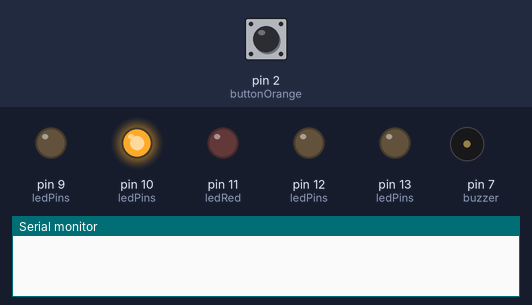
This sketch was run on a simulated Arduino Uno, built with avr-gcc and run on an emulated ATmega328P. On the bench: output pins drawn as LEDs (lit = HIGH), buzzer (waves = sounding), the last lines printed to the serial monitor. Dashed ring = blinking. The inputs (shaded band) are chosen by the test bench; at power-on: pin 2 (buttonOrange) LOW.

Above: at 1.6 s.
1.7 s: pin 2 (buttonOrange) pulled HIGH for 0.5 s
At 2.2 s:
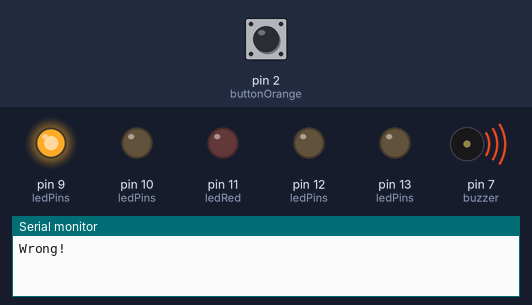
5.2 s: pin 2 (buttonOrange) pulled HIGH for 1 s
At 5.4 s:
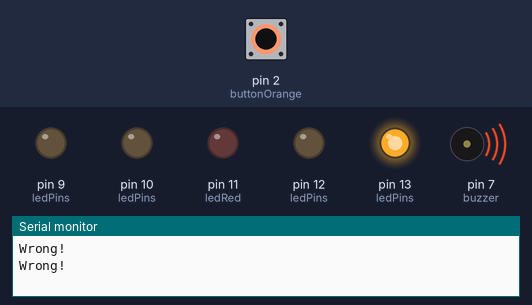
8.2 s: pin 2 (buttonOrange) pulled HIGH for 0.5 s
At 8.6 s:
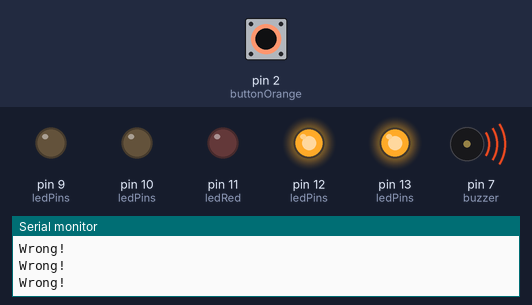
11.2 s: pin 2 (buttonOrange) pulsed HIGH 5 times (0.12 s each, 0.3 s apart)
At 13.12 s:
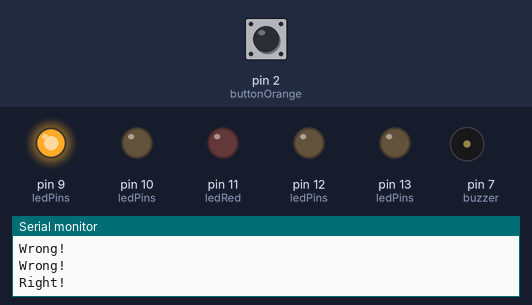
14.2 s: pin 2 (buttonOrange) pulled HIGH for 3.2 s
At 16.52 s:
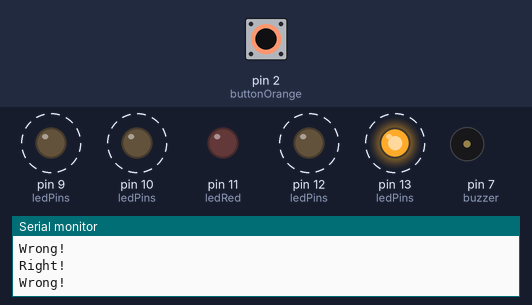
Timing chart, 0 to 19.9 s (numbered marks = the images above; inputs shaded):
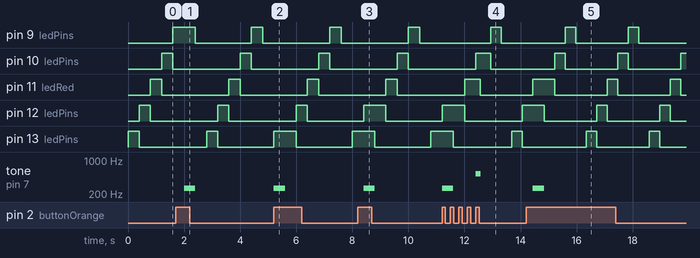

The sketch:

Midterm.ino
```cpp
// Reaction Game - Midterm Project
//by Paula Teixeira
//DIGF 2B03 Physical Computing
//February 10th 2014
//Code of reference:
//Arduino example "Button State Change Detection" (http://arduino.cc/en/Tutorial/Tone)
//"Play a Melody using the tone() function" (http://arduino.cc/en/Tutorial/ButtonStateChange)

#include "pitches.h" // Include of pitches for buzzer
const int buttonOrange = 2;  // Defining the pins for all the leds and button.
const int ledOne  = 13;
const int ledTwo  = 12;
const int ledRed  = 11;
const int ledFour = 10;
const int ledFive = 9;
const int buzzer = 7;
// Array of Pins
int ledPins[] =   // an array of variables refering pin numbers to which LEDs are attached
{
  ledOne,
  ledTwo,
  ledRed,
  ledFour,
  ledFive
};

int delayTime = 400;  // Defining an initial delay time
int clickCounter = 0; // Defining a Counter for the click event
int buttonState = 0;  // Defining an initial button state
int ledState = 0;     // Defining an initial led state
int lastButtonState = 0;   // Defining a last button state
void setup()
{
  for (int currentPin = 0; currentPin < 5; currentPin++)   // A loop that creates a pinMode for each
  {
    pinMode(ledPins[currentPin], OUTPUT);                  // led specified in the begginning.
  }
  pinMode(buzzer,OUTPUT);
  pinMode(buttonOrange, INPUT);   // Configured the button pin to behave as an input
  Serial.begin(9600);   // Start the communication using serial
}
void loop()
{
  for(int i = 0; i <= 5; i++)   // Block of code that will make the led light in sequence
  {

    buttonState = digitalRead(buttonOrange); // Reads the value from the buttonOrange pin
    ledState = digitalRead(ledRed);  // Reads the value from the ledRed pin

    int offLED = i - 1;  // OffLED is the led that should turn off, after the next one is ON

    if(i == 0) {    // If the first is ON, it will turn off the last one.
      offLED = 5;
    }
    digitalWrite(ledPins[i], HIGH); // Make the led specified turn ON
    if (buttonState != lastButtonState) // Check if the button has been clicked
    {
      if(buttonState == HIGH && ledState == LOW) // Check if the button in ON but the led is OFF
      {
        Serial.println("Wrong!");
        clickCounter++;    // Add a value to the counter of button clicks at the wrong time
        tone(buzzer, NOTE_C4, 400);
        delay(400);
        noTone(buzzer);

        if (clickCounter == 5)     // Check if the user has clicked 5 times to reset the game
        {
          for(int a = 0; a < 5; a++)   // Loop to turn ON all the leds
          {
            digitalWrite(ledPins[a], HIGH);   // Turn ON all the leds in sequence
          }
          delay(3000);                      // Make them stay ON for 3 seconds
          for(int b = 0; b < 5; b++)   // Loop to turn ON all the leds
          {
            digitalWrite(ledPins[b], LOW);    // Turn them all OFF in sequence
          }
          delayTime = 400; // Restore the default configuration for the delay
          clickCounter = 0; // Restore the default configuration of clicks
        }
      }
      else if (buttonState == HIGH && ledState == HIGH) // If both button and led are ON
      {
        Serial.println("Right!");
        delayTime = delayTime - 25;                   // Reduce the time of the ledSequence
        clickCounter = 0;                             // Restore the default configuration of clicks

        for (int thisNote = 0; thisNote < 8; thisNote++)
        {
          tone(buzzer, NOTE_C5, 20);
          delay(20);
          noTone(buzzer);
        }
      }
    }
    lastButtonState = buttonState; //Transform the last state of the button into the actual state
    digitalWrite(ledPins[offLED], LOW); // Turn OFF the led
    delay(delayTime); // The interval between a led turning OFF and the next one turning ON
  }
}
```

Measured:
- after the input at 1.7 s, tone on pin 7 (buzzer): silent → 262 Hz after 0.30 s, → silent 0.40 s later
- after the input at 5.2 s, tone on pin 7 (buzzer): silent → 262 Hz at once, → silent 0.40 s later
- after the input at 8.2 s, tone on pin 7 (buzzer): silent → 262 Hz after 0.20 s, → silent 0.40 s later
- after the input at 11.2 s, tone on pin 7 (buzzer): silent → 262 Hz at once, → silent 0.40 s later, → 523 Hz 0.80 s later, → silent 0.16 s later
- after the input at 14.2 s, tone on pin 7 (buzzer): silent → 262 Hz after 0.24 s, → silent 0.40 s later
- by itself, pin 9 (ledPins), pin 10 (ledPins), pin 12 (ledPins), pin 13 (ledPins): alternates HIGH for 0.38 s and LOW for 1.9 s
- by itself, pin 11 (ledRed): repeats every 2.3 s: LOW 1.9 s, HIGH 0.38 s
